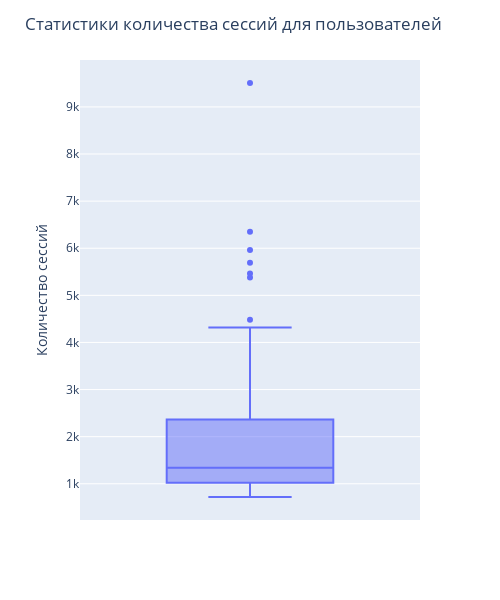

The notebook cell saved with this chart:
### Code cell
targ_hist = np.bincount(targets)

bin_count = []
for el in targ_hist:
    if el != 0:
        bin_count.append(el)


fig = px.box(y = bin_count)
fig.update_layout(autosize = False,
                  width = 500,
                  height= 600,
                  title = u'Статистики количества сессий для пользователей',
                  yaxis_title = u'Количество сессий',
                 )
fig.show()

### Figure 1 — Plotly figure (JSON) as saved in the notebook; plotly's stock layout.template omitted (floating-point values rounded to 4 significant figures; data arrays with more than 128 entries replaced by an {"elided": "..."} marker saying what was removed)
{"data": [{"alignmentgroup": "True", "hoverlabel": {"namelength": 0}, "hovertemplate": "y=%{y}", "legendgroup": "", "marker": {"color": "#636efa"}, "name": "", "notched": false, "offsetgroup": "", "orientation": "v", "showlegend": false, "type": "box", "x0": " ", "xaxis": "x", "y": {"elided": "150 int values"}, "y0": " ", "yaxis": "y"}], "layout": {"autosize": false, "boxmode": "group", "height": 600, "legend": {"tracegroupgap": 0}, "margin": {"t": 60}, "title": {"text": "Статистики количества сессий для пользователей"}, "width": 500, "xaxis": {"anchor": "y", "autorange": true, "domain": [0, 1], "range": [-0.5, 0.5], "type": "category"}, "yaxis": {"anchor": "x", "autorange": true, "domain": [0, 1], "range": [230.7, 9996.0], "title": {"text": "Количество сессий"}, "type": "linear"}}}
